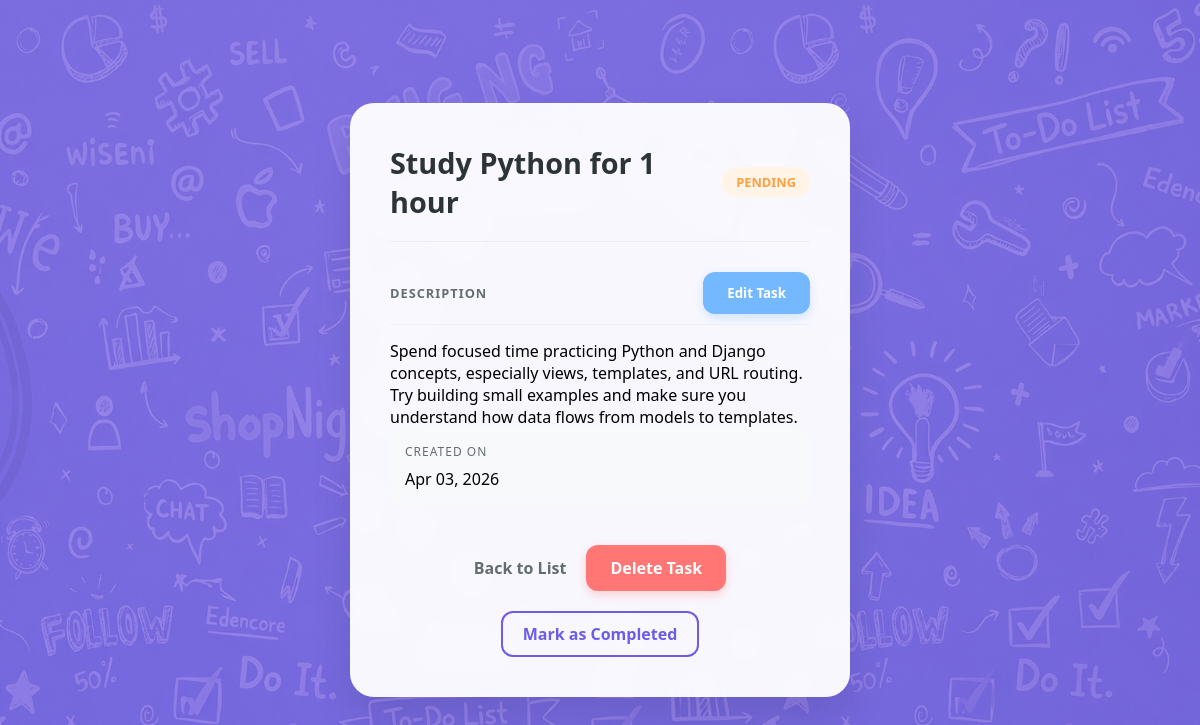
The page /todo/details/3 on the database its author committed.
### todo/models.py (models this page shows)
class todos(models.Model):
    title = models.CharField(max_length=255)
    description = models.TextField(blank=True)
    completed = models.BooleanField(default=False)
    created_at = models.DateTimeField(auto_now_add=True)

### todo/views.py (the view)
# urls.py: path('todo/details/<int:id>', views.details, name='details'),
def details(request, id):
    mytodos = todos.objects.get(id=id)
    template = loader.get_template('details.html')
    context = {
        'mytodos': mytodos,
    }
    return HttpResponse(template.render(context, request))

### todo/templates/details.html (shortened to what this page needs)
{% extends "master.html" %}
{% load static %}
{% block extra_css %}
<link rel="stylesheet" href="{% static 'main.css' %}">
{% endblock %}
{% block content %}
<div class="details-container">
    <div class="details-card">
        <div class="details-header">
            <h1>{{mytodos.title}}</h1>
            <span class="status-badge {% if mytodos.completed %}complete{% else %}pending{% endif %}">
                {% if mytodos.completed %}Done{% else %}Pending{% endif %}
            </span>
        </div>
        <div class="details-body">
            <div class="section-header">
                <label>Description</label>
                <button id="open-edit-modal" class="edit-btn">Edit Task</button>
            </div>
            <p>{{mytodos.description}}</p>
            <div class="meta-info">
                <div class="meta-item">
                    <label>Created On</label>
                    <span>{{mytodos.created_at|date:"M d, Y" }}</span>
                </div>
            </div>
        </div>
        <div class="details-footer">
            <div class="button-group">
                <a href="/todo" class="back-link">Back to List</a>
                <a href="/todo/delete/{{ mytodos.id }}" class="delete-btn"
                    onclick="return confirm('Are you sure you want to delete this?')">
                    Delete Task
                </a>
            </div>
            <div class="status-toggle-container">
                <a href="/todo/toggle/{{ mytodos.id }}" class="toggle-link">
                    {% if mytodos.completed %}
                    Undo Completion
                    {% else %}
                    Mark as Completed
                    {% endif %}
                </a>
            </div>
        </div>
    </div>
</div>
{% endblock %}

### todolist/mystaticfiles/global.css (style rules this page uses)
* { margin: 0; padding: 0; box-sizing: border-box; }
body { font-family: "Segoe UI", Tahoma, Geneva, Verdana, sans-serif; background: linear-gradient(rgba(108, 92, 231, 0.7), rgba(108, 92, 231, 0.7)), url('ChatGPT Image Apr 4, 2026, 07_54_25 AM.png'); background-repeat: no-repeat; background-position: center center; background-attachment: fixed; background-size: cover; min-height: 100vh; display: flex; justify-content: center; align-items: center; }
a { text-decoration: none; color: #333; font-weight: 500; display: block; }

### todo/static/main.css (style rules this page uses)
.details-container { display: flex; justify-content: center; align-items: center; min-height: 80vh; padding: 20px; }
.details-card { background: rgba(255, 255, 255, 0.95); backdrop-filter: blur(10px); border-radius: 24px; padding: 40px; width: 100%; max-width: 500px; box-shadow: 0 20px 40px rgba(0, 0, 0, 0.1); transition: transform 0.3s ease; }
.details-header { display: flex; justify-content: space-between; align-items: center; margin-bottom: 30px; border-bottom: 1px solid #eee; padding-bottom: 20px; }
.details-header h1 { font-size: 1.8rem; color: #2d3436; margin: 0; font-weight: 700; }
.status-badge { padding: 6px 14px; border-radius: 50px; font-size: 0.8rem; font-weight: 600; text-transform: uppercase; }
.status-badge.pending { background: #fff4e5; color: #ff9f43; }
.details-body label { display: block; font-size: 0.75rem; color: #636e72; text-transform: uppercase; letter-spacing: 1px; margin-bottom: 8px; }
.meta-info { background: #f8f9fa; padding: 15px; border-radius: 12px; }
.details-footer { margin-top: 40px; display: flex; flex-direction: column; align-items: center; gap: 20px; }
.button-group { display: flex; align-items: center; gap: 20px; }
.back-link { text-decoration: none; color: #636e72; font-weight: 600; transition: color 0.2s; }
.delete-btn { background: #ff7675; color: white; padding: 12px 24px; border-radius: 12px; text-decoration: none; font-weight: 700; transition: transform 0.2s, background 0.3s; box-shadow: 0 4px 10px rgba(255, 118, 117, 0.3); }
.toggle-link { text-decoration: none; color: #6c5ce7; font-weight: 600; padding: 10px 20px; border: 2px solid #6c5ce7; border-radius: 12px; transition: all 0.3s ease; }
.edit-btn { background-color: #74b9ff !important; color: white !important; border: none; padding: 12px 24px; border-radius: 12px; font-weight: 700; font-family: inherit; cursor: pointer; transition: all 0.3s ease; box-shadow: 0 4px 10px rgba(116, 185, 255, 0.3); display: inline-block; }
.section-header { display: flex; justify-content: space-between; align-items: center; margin-bottom: 15px; border-bottom: 1px solid #f1f2f6; padding-bottom: 10px; }
.section-header label { margin-bottom: 0; font-weight: 700; color: #636e72; text-transform: uppercase; letter-spacing: 1px; font-size: 0.8rem; }

### rows shown on the page
todos: title "Study Python for 1 hour", description "Spend focused time practicing Python and Django concepts, especially views, templates, and URL routing. Try building small examples and make sure you understand how data flows from models to templates.", created_at "Apr 03, 2026"
